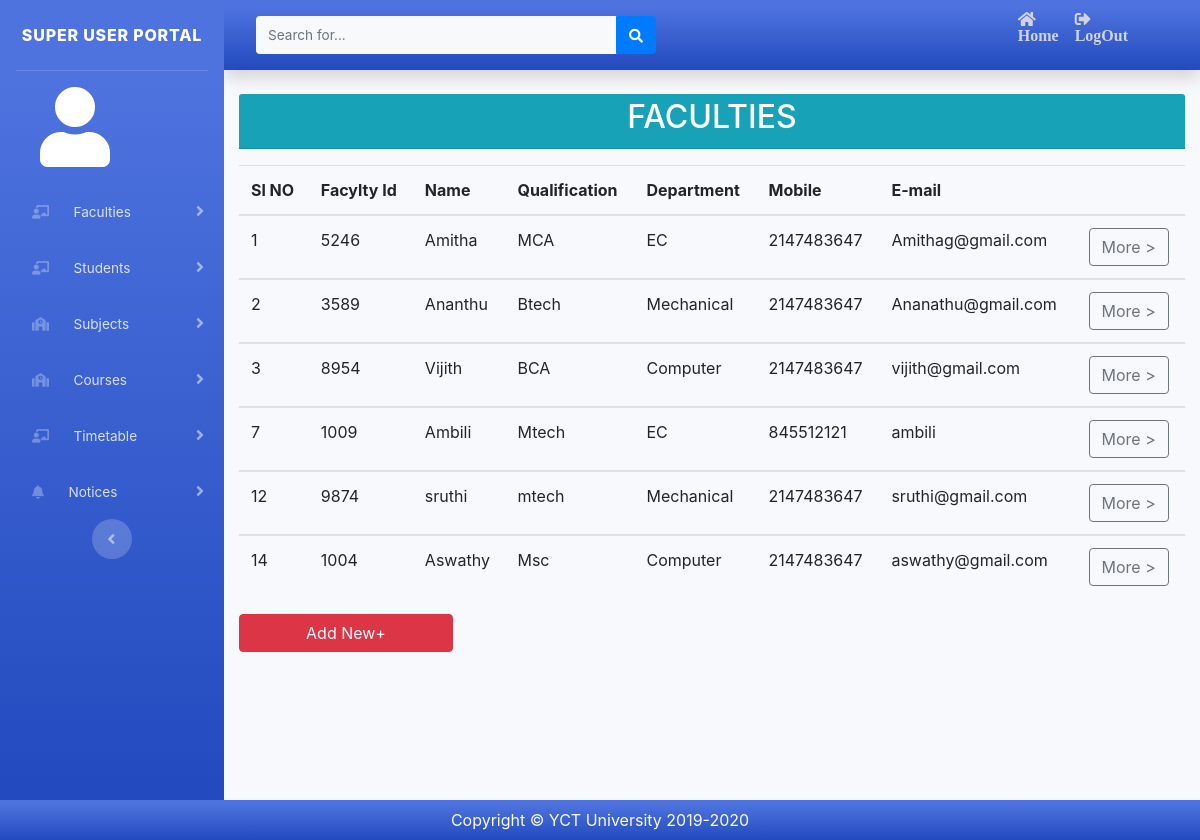
/view/viewfaculty.php (signed in), run on the app's committed database.
### tables this page shows
CREATE TABLE `faculty` (
  `id` int(11) NOT NULL,
  `f_name` varchar(30) NOT NULL,
  `f_id` int(11) NOT NULL,
  `dep` varchar(30) NOT NULL,
  `f_email` varchar(30) NOT NULL,
  `f_dob` date NOT NULL,
  `f_mobile` int(11) NOT NULL,
  `f_password` varchar(30) NOT NULL,
  `f_qualification` varchar(30) NOT NULL
);

### model/Mymodel.php (called while the page is built, shortened)
<?php
class Mymodel
    {
            function admin_viewfaculty()
                {
                    include '../config/connection.php';
                    $sql="SELECT * FROM faculty";
                    $result=mysqli_query($conn,$sql);
                    return $result;
                }
    }
?>

### controller/Mycontroller.php (called while the page is built, shortened)
<?php
    class Mycontroller
        {
                function a_viewfaculty()
                    {
                        include '../model/Mymodel.php';
                        $var=new Mymodel();
                        $res=$var->admin_viewfaculty();
                        return $res;
                    }
        }
?>

### view/viewfaculty.php (the view, shortened to what this page needs)
<?php
include_once '../controller/Mycontroller.php';
include 'admin_header.php';
$varb=new Mycontroller();
$res1=$varb->a_viewfaculty();
 ?>
<section class="margin_top">
	<div class="container margin_top">
		<div class="row">
		<div class="col-md-12">
		<div class="card-header text-center p-1 bg-info "><h2 class="text-white">FACULTIES</h2></div>
		</div>
			<div class="col-md-12 mt-3">
				<div style="overflow-x:auto;">
				<table class="container-fluid table ">
				  <thead>
					<tr>
					<th>Sl NO</th>
					<th>Facylty Id</th>
				    <th>Name</th>
					<th>Qualification</th>
					<th>Department</th>
					<th>Mobile</th>
					<th>E-mail</th>
					<th></th>
					</tr>
				  </thead>
				  <?php
				while($row=mysqli_fetch_assoc($res1))
					{
 					?>
					  <tbody id="myTable">
						<tr>
						 <td><?php echo $row['id']; ?></td>
						<td><?php echo $row['f_id']; ?></td>
						<td><?php echo $row['f_name']; ?></td>
						<td><?php echo $row['f_qualification']; ?></td>
						<td><?php echo $row['dep']; ?></td>
						<td><?php echo $row['f_mobile']; ?></td>
						<td><?php echo $row['f_email']; ?></td>
						<td><a href="removefaculty.php"class="btn btn-outline-secondary  btn-arrow-right" role="button">More ></a></td></td>
						</tr>
					</tbody>
					<?php
					}
					?>
				</table>
			</div>
			</div>
		</div>
	</div>
</section>
<div class="col-md-3 ">
	<button type="clear" class="btn btn-danger"><a href="addfaculty.php" class="text-light text-decoration-none">Add New+</a></button>
</div>
<?php include('footer.php');?>

### view/admin_header.php (shortened to what this page needs)
<!DOCTYPE html>
<html lang="en">
<head>
		<link  rel="stylesheet" href="fontawesome/css/all.min.css">
		<link href="css/sb-admin-2.min.css" rel="stylesheet">
		<link href="css/bootstrap.min.css" rel="stylesheet">
		<link href="css/style.css" rel="stylesheet">
		<link href="css/style3.css" rel="stylesheet">
		<link rel="stylesheet" href="css/style3.css">
</head>
<body id="page-top">
  <div id="wrapper">
    <ul class="navbar-nav bg-gradient-primary sidebar sidebar-dark accordion" id="accordionSidebar">
      <a class="sidebar-brand d-flex align-items-center justify-content-center" href="admin_home.php">
			<div>
		SUPER USER PORTAL
        </div>
      </a>
      <hr class="sidebar-divider my-0">
      <li class="nav-item active">
        <a class="nav-link" href="student_home.php" class="text-center">
          <i class="fas fa-user user-font px-4"></i></a></li>
	   <li class="nav-item">
        <a class="nav-link collapsed" href="#" data-toggle="collapse" data-target="#collapsePages" aria-expanded="true" aria-controls="collapsePages">
          <i class="fas fa-chalkboard-teacher px-3"></i>
         <span>Faculties</span>
        </a>
      </li>
	  <li class="nav-item">
        <a class="nav-link collapsed" href="#" data-toggle="collapse" data-target="#collapsePages1" aria-expanded="true" aria-controls="collapsePages">
          <i class="fas fa-chalkboard-teacher px-3"></i>
         <span>Students</span>
        </a>
      </li>
      <li class="nav-item">
        <a class="nav-link collapsed" href="#" data-toggle="collapse" data-target="#collapsePages2" aria-expanded="true" aria-controls="collapsePages">
          <i class="fas fa-school px-3"></i>
         <span>Subjects</span>
        </a>
      </li>
	  <li class="nav-item">
        <a class="nav-link collapsed" href="#" data-toggle="collapse" data-target="#collapsePages3" aria-expanded="true" aria-controls="collapsePages">
          <i class="fas fa-school px-3"></i>
         <span>Courses</span>
        </a>
      </li>
<li class="nav-item">
        <a class="nav-link collapsed" href="#" data-toggle="collapse" data-target="#collapsePages4" aria-expanded="true" aria-controls="collapsePages">
          <i class="fas fa-chalkboard-teacher px-3"></i>
         <span>Timetable</span>
        </a>
      </li>
      <li class="nav-item">
        <a class="nav-link collapsed" href="#" data-toggle="collapse" data-target="#collapsePages9" aria-expanded="true" aria-controls="collapsePages">
          <i class="fas fa-bell fa px-3"></i>
         <span>Notices</span>
        </a>
      </li>
      <div class="text-center d-none d-md-inline">
        <button class="rounded-circle border-0" id="sidebarToggle"></button>
      </div>
    </ul>
    <div id="content-wrapper" class="d-flex flex-column">
      <div id="content">
		<div class="container-fliud">
        <nav class="navbar navbar-expand navbar-light topbar mb-4 static-top shadow bg-gradient-primary">
		 <form class="d-none d-sm-inline-block form-inline mr-auto ml-md-3 my-2 my-md-0 mw-100 navbar-search">
            <div class="input-group">
              <input type="text" class="form-control bg-light border-0 small" placeholder="Search for..." aria-label="Search" aria-describedby="basic-addon2">
              <div class="input-group-append">
                <button class="btn btn-primary" type="button">
                  <i class="fas fa-search fa-sm"></i>
                </button>
              </div>
            </div>
          </form>
          <ul class="navbar-nav ml-auto pr-5 p-hide">
            <li class="nav-item ">
              <a class="nav-link " href="admin_home.php">
                <i class="fas fa-home"><p> Home</p></i>
              </a>
			<li class="nav-item">
              <a class="nav-link " href="first.php" >
                <i class="fas fa-sign-out-alt  text-gray"><p>LogOut</p></i>
              </a>
            </li>
          </ul>
        </nav>
</div>

### view/footer.php (shortened to what this page needs)
</body>
<footer class="">
          <div class="copyright text-center bg-gradient-primary py-2 text-light">
            <span>Copyright &copy; YCT University 2019-2020</span>
        </div>
      </footer>
</html>

### view/css/style.css (style rules this page uses)
.user-font { font-size:80px!important; }
.form-style input,button { width: 100%; }

### data on the page
faculty: id "1", f "5246", f_name "Amitha", f_qualification "MCA", dep "EC", f_mobile "2147483647", f_email "Amithag@gmail.com"
faculty: id "2", f "3589", f_name "Ananthu", f_qualification "Btech", dep "Mechanical", f_mobile "2147483647", f_email "Ananathu@gmail.com"
faculty: id "3", f "8954", f_name "Vijith", f_qualification "BCA", dep "Computer", f_mobile "2147483647", f_email "vijith@gmail.com"
faculty: id "7", f "1009", f_name "Ambili", f_qualification "Mtech", dep "EC", f_mobile "845512121", f_email "ambili"
faculty: id "12", f "9874", f_name "sruthi", f_qualification "mtech", dep "Mechanical", f_mobile "2147483647", f_email "sruthi@gmail.com"
faculty: id "14", f "1004", f_name "Aswathy", f_qualification "Msc", dep "Computer", f_mobile "2147483647", f_email "aswathy@gmail.com"
